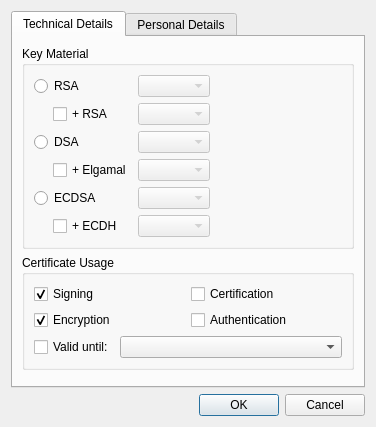
<?xml version="1.0" encoding="UTF-8"?>
<ui version="4.0">
 <class>Kleo::NewCertificateUi::AdvancedSettingsDialog</class>
 <widget class="QDialog" name="Kleo::NewCertificateUi::AdvancedSettingsDialog">
  <property name="geometry">
   <rect>
    <x>0</x>
    <y>0</y>
    <width>376</width>
    <height>427</height>
   </rect>
  </property>
  <property name="windowTitle">
   <string>Advanced Settings</string>
  </property>
  <layout class="QVBoxLayout" name="verticalLayout_7">
   <item>
    <widget class="QTabWidget" name="tabWidget">
     <widget class="QWidget" name="technicalTab">
      <attribute name="title">
       <string>Technical Details</string>
      </attribute>
      <layout class="QVBoxLayout" name="verticalLayout_2">
       <item>
        <widget class="QGroupBox" name="groupBox">
         <property name="title">
          <string>Key Material</string>
         </property>
         <layout class="QGridLayout" name="gridLayout_3">
          <item row="0" column="0" colspan="2">
           <widget class="QRadioButton" name="rsaRB">
            <property name="text">
             <string>RSA</string>
            </property>
            <property name="checked">
             <bool>false</bool>
            </property>
           </widget>
          </item>
          <item row="0" column="2">
           <widget class="QComboBox" name="rsaKeyStrengthCB">
            <property name="enabled">
             <bool>false</bool>
            </property>
           </widget>
          </item>
          <item row="0" column="3">
           <spacer name="horizontalSpacer">
            <property name="orientation">
             <enum>Qt::Horizontal</enum>
            </property>
            <property name="sizeHint" stdset="0">
             <size>
              <width>40</width>
              <height>20</height>
             </size>
            </property>
           </spacer>
          </item>
          <item row="1" column="1">
           <widget class="QCheckBox" name="rsaSubCB">
            <property name="enabled">
             <bool>true</bool>
            </property>
            <property name="text">
             <string>+ RSA</string>
            </property>
           </widget>
          </item>
          <item row="1" column="2">
           <widget class="QComboBox" name="rsaKeyStrengthSubCB">
            <property name="enabled">
             <bool>false</bool>
            </property>
           </widget>
          </item>
          <item row="2" column="0" colspan="2">
           <widget class="QRadioButton" name="dsaRB">
            <property name="text">
             <string>DSA</string>
            </property>
           </widget>
          </item>
          <item row="2" column="2">
           <widget class="QComboBox" name="dsaKeyStrengthCB">
            <property name="enabled">
             <bool>false</bool>
            </property>
           </widget>
          </item>
          <item row="3" column="0">
           <spacer name="horizontalSpacer_2">
            <property name="orientation">
             <enum>Qt::Horizontal</enum>
            </property>
            <property name="sizeType">
             <enum>QSizePolicy::Fixed</enum>
            </property>
            <property name="sizeHint" stdset="0">
             <size>
              <width>13</width>
              <height>13</height>
             </size>
            </property>
           </spacer>
          </item>
          <item row="3" column="1">
           <widget class="QCheckBox" name="elgCB">
            <property name="enabled">
             <bool>true</bool>
            </property>
            <property name="text">
             <string>+ Elgamal</string>
            </property>
           </widget>
          </item>
          <item row="3" column="2">
           <widget class="QComboBox" name="elgKeyStrengthCB">
            <property name="enabled">
             <bool>false</bool>
            </property>
           </widget>
          </item>
          <item row="4" column="0" colspan="2">
           <widget class="QRadioButton" name="ecdsaRB">
            <property name="text">
             <string>ECDSA</string>
            </property>
           </widget>
          </item>
          <item row="4" column="2">
           <widget class="QComboBox" name="ecdsaKeyCurvesCB">
            <property name="enabled">
             <bool>false</bool>
            </property>
           </widget>
          </item>
          <item row="5" column="0">
           <spacer name="horizontalSpacer_3">
            <property name="orientation">
             <enum>Qt::Horizontal</enum>
            </property>
            <property name="sizeType">
             <enum>QSizePolicy::Fixed</enum>
            </property>
            <property name="sizeHint" stdset="0">
             <size>
              <width>13</width>
              <height>13</height>
             </size>
            </property>
           </spacer>
          </item>
          <item row="5" column="1">
           <widget class="QCheckBox" name="ecdhCB">
            <property name="enabled">
             <bool>true</bool>
            </property>
            <property name="text">
             <string>+ ECDH</string>
            </property>
           </widget>
          </item>
          <item row="5" column="2">
           <widget class="QComboBox" name="ecdhKeyCurvesCB">
            <property name="enabled">
             <bool>false</bool>
            </property>
           </widget>
          </item>
         </layout>
        </widget>
       </item>
       <item>
        <widget class="QGroupBox" name="groupBox_2">
         <property name="title">
          <string>Certificate Usage</string>
         </property>
         <layout class="QGridLayout" name="gridLayout_2">
          <item row="0" column="1">
           <widget class="QCheckBox" name="certificationCB">
            <property name="text">
             <string>Certification</string>
            </property>
           </widget>
          </item>
          <item row="0" column="0">
           <widget class="QCheckBox" name="signingCB">
            <property name="text">
             <string>Signing</string>
            </property>
            <property name="checked">
             <bool>true</bool>
            </property>
           </widget>
          </item>
          <item row="1" column="0">
           <widget class="QCheckBox" name="encryptionCB">
            <property name="text">
             <string>Encryption</string>
            </property>
            <property name="checked">
             <bool>true</bool>
            </property>
           </widget>
          </item>
          <item row="1" column="1">
           <widget class="QCheckBox" name="authenticationCB">
            <property name="text">
             <string>Authentication</string>
            </property>
           </widget>
          </item>
          <item row="2" column="0" colspan="2">
           <layout class="QHBoxLayout" name="horizontalLayout">
            <item>
             <widget class="QCheckBox" name="expiryCB">
              <property name="text">
               <string>Valid until:</string>
              </property>
             </widget>
            </item>
            <item>
             <widget class="KDateComboBox" name="expiryDE">
              <property name="sizePolicy">
               <sizepolicy hsizetype="MinimumExpanding" vsizetype="Fixed">
                <horstretch>0</horstretch>
                <verstretch>0</verstretch>
               </sizepolicy>
              </property>
             </widget>
            </item>
           </layout>
          </item>
         </layout>
        </widget>
       </item>
       <item>
        <spacer name="verticalSpacer">
         <property name="orientation">
          <enum>Qt::Vertical</enum>
         </property>
         <property name="sizeHint" stdset="0">
          <size>
           <width>20</width>
           <height>40</height>
          </size>
         </property>
        </spacer>
       </item>
      </layout>
     </widget>
     <widget class="QWidget" name="personalTab">
      <attribute name="title">
       <string>Personal Details</string>
      </attribute>
      <layout class="QGridLayout" name="gridLayout">
       <item row="0" column="0" colspan="2">
        <widget class="QGroupBox" name="uidGB">
         <property name="title">
          <string>Additional User IDs</string>
         </property>
         <layout class="QVBoxLayout" name="verticalLayout_6">
          <item>
           <widget class="Kleo::NewCertificateUi::ListWidget" name="uidLW" native="true"/>
          </item>
         </layout>
        </widget>
       </item>
       <item row="2" column="0" rowspan="2">
        <widget class="QGroupBox" name="emailGB">
         <property name="title">
          <string>EMail Addresses</string>
         </property>
         <layout class="QVBoxLayout" name="verticalLayout_5">
          <item>
           <widget class="Kleo::NewCertificateUi::ListWidget" name="emailLW" native="true"/>
          </item>
         </layout>
        </widget>
       </item>
       <item row="2" column="1">
        <widget class="QGroupBox" name="dnsGB">
         <property name="title">
          <string>DNS Names</string>
         </property>
         <layout class="QVBoxLayout" name="verticalLayout_4">
          <item>
           <widget class="Kleo::NewCertificateUi::ListWidget" name="dnsLW" native="true"/>
          </item>
         </layout>
        </widget>
       </item>
       <item row="3" column="1">
        <widget class="QGroupBox" name="uriGB">
         <property name="title">
          <string>URIs</string>
         </property>
         <layout class="QVBoxLayout" name="verticalLayout_3">
          <item>
           <widget class="Kleo::NewCertificateUi::ListWidget" name="uriLW" native="true"/>
          </item>
         </layout>
        </widget>
       </item>
      </layout>
     </widget>
    </widget>
   </item>
   <item>
    <widget class="QDialogButtonBox" name="buttonBox">
     <property name="orientation">
      <enum>Qt::Horizontal</enum>
     </property>
     <property name="standardButtons">
      <set>QDialogButtonBox::Cancel|QDialogButtonBox::Ok</set>
     </property>
    </widget>
   </item>
  </layout>
 </widget>
 <customwidgets>
  <customwidget>
   <class>QComboBox</class>
  </customwidget>
  <customwidget>
   <class>Kleo::NewCertificateUi::ListWidget</class>
   <extends>QWidget</extends>
   <header>newcertificatewizard/listwidget.h</header>
   <container>1</container>
   <slots>
    <signal>itemsChanged()</signal>
   </slots>
  </customwidget>
  <customwidget>
   <class>KDateComboBox</class>
   <extends>QComboBox</extends>
   <header>kdatecombobox.h</header>
  </customwidget>
 </customwidgets>
 <resources/>
 <connections>
  <connection>
   <sender>buttonBox</sender>
   <signal>accepted()</signal>
   <receiver>Kleo::NewCertificateUi::AdvancedSettingsDialog</receiver>
   <slot>accept()</slot>
   <hints>
    <hint type="sourcelabel">
     <x>236</x>
     <y>387</y>
    </hint>
    <hint type="destinationlabel">
     <x>157</x>
     <y>274</y>
    </hint>
   </hints>
  </connection>
  <connection>
   <sender>buttonBox</sender>
   <signal>rejected()</signal>
   <receiver>Kleo::NewCertificateUi::AdvancedSettingsDialog</receiver>
   <slot>reject()</slot>
   <hints>
    <hint type="sourcelabel">
     <x>325</x>
     <y>387</y>
    </hint>
    <hint type="destinationlabel">
     <x>286</x>
     <y>274</y>
    </hint>
   </hints>
  </connection>
  <connection>
   <sender>ecdsaRB</sender>
   <signal>toggled(bool)</signal>
   <receiver>ecdsaKeyCurvesCB</receiver>
   <slot>setEnabled(bool)</slot>
  </connection>
  <connection>
   <sender>ecdhCB</sender>
   <signal>toggled(bool)</signal>
   <receiver>ecdhKeyCurvesCB</receiver>
   <slot>setEnabled(bool)</slot>
  </connection>
  <connection>
   <sender>ecdhCB</sender>
   <signal>toggled(bool)</signal>
   <receiver>Kleo::NewCertificateUi::AdvancedSettingsDialog</receiver>
   <slot>slotKeyMaterialSelectionChanged()</slot>
  </connection>
  <connection>
   <sender>ecdsaRB</sender>
   <signal>toggled(bool)</signal>
   <receiver>Kleo::NewCertificateUi::AdvancedSettingsDialog</receiver>
   <slot>slotKeyMaterialSelectionChanged()</slot>
  </connection>
  <connection>
   <sender>rsaRB</sender>
   <signal>toggled(bool)</signal>
   <receiver>rsaKeyStrengthCB</receiver>
   <slot>setEnabled(bool)</slot>
   <hints>
    <hint type="sourcelabel">
     <x>84</x>
     <y>112</y>
    </hint>
    <hint type="destinationlabel">
     <x>189</x>
     <y>111</y>
    </hint>
   </hints>
  </connection>
  <connection>
   <sender>elgCB</sender>
   <signal>toggled(bool)</signal>
   <receiver>elgKeyStrengthCB</receiver>
   <slot>setEnabled(bool)</slot>
   <hints>
    <hint type="sourcelabel">
     <x>147</x>
     <y>185</y>
    </hint>
    <hint type="destinationlabel">
     <x>291</x>
     <y>185</y>
    </hint>
   </hints>
  </connection>
  <connection>
   <sender>rsaSubCB</sender>
   <signal>toggled(bool)</signal>
   <receiver>rsaKeyStrengthSubCB</receiver>
   <slot>setEnabled(bool)</slot>
   <hints>
    <hint type="sourcelabel">
     <x>147</x>
     <y>185</y>
    </hint>
    <hint type="destinationlabel">
     <x>291</x>
     <y>185</y>
    </hint>
   </hints>
  </connection>
  <connection>
   <sender>dsaRB</sender>
   <signal>toggled(bool)</signal>
   <receiver>dsaKeyStrengthCB</receiver>
   <slot>setEnabled(bool)</slot>
   <hints>
    <hint type="sourcelabel">
     <x>131</x>
     <y>149</y>
    </hint>
    <hint type="destinationlabel">
     <x>181</x>
     <y>139</y>
    </hint>
   </hints>
  </connection>
  <connection>
   <sender>rsaRB</sender>
   <signal>toggled(bool)</signal>
   <receiver>Kleo::NewCertificateUi::AdvancedSettingsDialog</receiver>
   <slot>slotKeyMaterialSelectionChanged()</slot>
   <hints>
    <hint type="sourcelabel">
     <x>39</x>
     <y>95</y>
    </hint>
    <hint type="destinationlabel">
     <x>5</x>
     <y>93</y>
    </hint>
   </hints>
  </connection>
  <connection>
   <sender>rsaSubCB</sender>
   <signal>toggled(bool)</signal>
   <receiver>Kleo::NewCertificateUi::AdvancedSettingsDialog</receiver>
   <slot>slotKeyMaterialSelectionChanged()</slot>
   <hints>
    <hint type="sourcelabel">
     <x>39</x>
     <y>95</y>
    </hint>
    <hint type="destinationlabel">
     <x>5</x>
     <y>93</y>
    </hint>
   </hints>
  </connection>
  <connection>
   <sender>dsaRB</sender>
   <signal>toggled(bool)</signal>
   <receiver>Kleo::NewCertificateUi::AdvancedSettingsDialog</receiver>
   <slot>slotKeyMaterialSelectionChanged()</slot>
   <hints>
    <hint type="sourcelabel">
     <x>35</x>
     <y>133</y>
    </hint>
    <hint type="destinationlabel">
     <x>5</x>
     <y>131</y>
    </hint>
   </hints>
  </connection>
  <connection>
   <sender>elgCB</sender>
   <signal>toggled(bool)</signal>
   <receiver>Kleo::NewCertificateUi::AdvancedSettingsDialog</receiver>
   <slot>slotKeyMaterialSelectionChanged()</slot>
   <hints>
    <hint type="sourcelabel">
     <x>55</x>
     <y>169</y>
    </hint>
    <hint type="destinationlabel">
     <x>3</x>
     <y>169</y>
    </hint>
   </hints>
  </connection>
  <connection>
   <sender>signingCB</sender>
   <signal>toggled(bool)</signal>
   <receiver>Kleo::NewCertificateUi::AdvancedSettingsDialog</receiver>
   <slot>slotSigningAllowedToggled(bool)</slot>
   <hints>
    <hint type="sourcelabel">
     <x>55</x>
     <y>250</y>
    </hint>
    <hint type="destinationlabel">
     <x>3</x>
     <y>252</y>
    </hint>
   </hints>
  </connection>
  <connection>
   <sender>encryptionCB</sender>
   <signal>toggled(bool)</signal>
   <receiver>Kleo::NewCertificateUi::AdvancedSettingsDialog</receiver>
   <slot>slotEncryptionAllowedToggled(bool)</slot>
   <hints>
    <hint type="sourcelabel">
     <x>53</x>
     <y>288</y>
    </hint>
    <hint type="destinationlabel">
     <x>3</x>
     <y>280</y>
    </hint>
   </hints>
  </connection>
 </connections>
 <slots>
  <slot>slotKeyMaterialSelectionChanged()</slot>
  <slot>slotSigningAllowedToggled(bool)</slot>
  <slot>slotEncryptionAllowedToggled(bool)</slot>
 </slots>
</ui>
